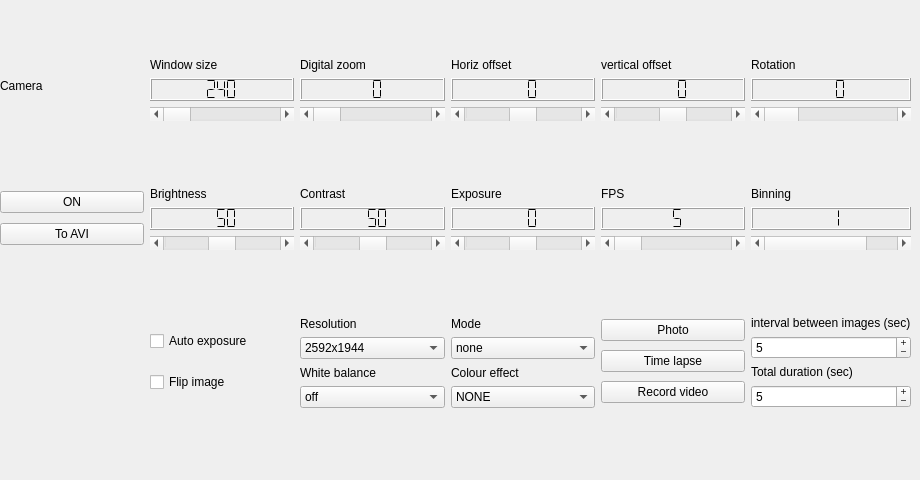
    <widget class="QWidget" name="camera">
     <attribute name="title">
      <string>Camera</string>
     </attribute>
     <widget class="QWidget" name="gridLayoutWidget">
      <property name="geometry">
       <rect>
        <x>0</x>
        <y>0</y>
        <width>911</width>
        <height>471</height>
       </rect>
      </property>
      <layout class="QGridLayout" name="cameragrid" rowstretch="0,0,0,0">
       <item row="0" column="5">
        <layout class="QVBoxLayout" name="horizontallayout">
         <property name="bottomMargin">
          <number>2</number>
         </property>
         <item>
          <widget class="QLabel" name="horizontallabel">
           <property name="text">
            <string>Horiz offset</string>
           </property>
          </widget>
         </item>
         <item>
          <widget class="QLCDNumber" name="horizontallcd">
           <property name="digitCount">
            <number>3</number>
           </property>
           <property name="segmentStyle">
            <enum>QLCDNumber::Flat</enum>
           </property>
           <property name="intValue" stdset="0">
            <number>0</number>
           </property>
          </widget>
         </item>
         <item>
          <widget class="QScrollBar" name="horizontalbar">
           <property name="acceptDrops">
            <bool>false</bool>
           </property>
           <property name="minimum">
            <number>-100</number>
           </property>
           <property name="maximum">
            <number>100</number>
           </property>
           <property name="singleStep">
            <number>0</number>
           </property>
           <property name="value">
            <number>0</number>
           </property>
           <property name="orientation">
            <enum>Qt::Horizontal</enum>
           </property>
          </widget>
         </item>
        </layout>
       </item>
       <item row="0" column="6">
        <layout class="QVBoxLayout" name="verticallayout">
         <property name="bottomMargin">
          <number>2</number>
         </property>
         <item>
          <widget class="QLabel" name="verticallabel">
           <property name="text">
            <string>vertical offset</string>
           </property>
          </widget>
         </item>
         <item>
          <widget class="QLCDNumber" name="verticallcd">
           <property name="digitCount">
            <number>3</number>
           </property>
           <property name="segmentStyle">
            <enum>QLCDNumber::Flat</enum>
           </property>
           <property name="value" stdset="0">
            <double>0.000000000000000</double>
           </property>
           <property name="intValue" stdset="0">
            <number>0</number>
           </property>
          </widget>
         </item>
         <item>
          <widget class="QScrollBar" name="verticalbar">
           <property name="acceptDrops">
            <bool>false</bool>
           </property>
           <property name="minimum">
            <number>-100</number>
           </property>
           <property name="maximum">
            <number>100</number>
           </property>
           <property name="singleStep">
            <number>0</number>
           </property>
           <property name="value">
            <number>0</number>
           </property>
           <property name="orientation">
            <enum>Qt::Horizontal</enum>
           </property>
          </widget>
         </item>
        </layout>
       </item>
       <item row="2" column="4">
        <layout class="QVBoxLayout" name="contrastlayout">
         <property name="bottomMargin">
          <number>2</number>
         </property>
         <item>
          <widget class="QLabel" name="contrastlabel">
           <property name="text">
            <string>Contrast</string>
           </property>
          </widget>
         </item>
         <item>
          <widget class="QLCDNumber" name="contrastlcd">
           <property name="digitCount">
            <number>3</number>
           </property>
           <property name="segmentStyle">
            <enum>QLCDNumber::Flat</enum>
           </property>
           <property name="value" stdset="0">
            <double>50.000000000000000</double>
           </property>
           <property name="intValue" stdset="0">
            <number>50</number>
           </property>
          </widget>
         </item>
         <item>
          <widget class="QScrollBar" name="contrastbar">
           <property name="acceptDrops">
            <bool>false</bool>
           </property>
           <property name="minimum">
            <number>0</number>
           </property>
           <property name="maximum">
            <number>100</number>
           </property>
           <property name="singleStep">
            <number>1</number>
           </property>
           <property name="pageStep">
            <number>1</number>
           </property>
           <property name="value">
            <number>50</number>
           </property>
           <property name="orientation">
            <enum>Qt::Horizontal</enum>
           </property>
          </widget>
         </item>
        </layout>
       </item>
       <item row="0" column="3">
        <layout class="QVBoxLayout" name="windowsizelayout">
         <property name="bottomMargin">
          <number>2</number>
         </property>
         <item>
          <widget class="QLabel" name="windowlabel">
           <property name="text">
            <string>Window size</string>
           </property>
          </widget>
         </item>
         <item>
          <widget class="QLCDNumber" name="windowlcd">
           <property name="digitCount">
            <number>3</number>
           </property>
           <property name="segmentStyle">
            <enum>QLCDNumber::Flat</enum>
           </property>
           <property name="intValue" stdset="0">
            <number>240</number>
           </property>
          </widget>
         </item>
         <item>
          <widget class="QScrollBar" name="windowbar">
           <property name="enabled">
            <bool>true</bool>
           </property>
           <property name="sizePolicy">
            <sizepolicy hsizetype="Preferred" vsizetype="Fixed">
             <horstretch>0</horstretch>
             <verstretch>0</verstretch>
            </sizepolicy>
           </property>
           <property name="acceptDrops">
            <bool>false</bool>
           </property>
           <property name="minimum">
            <number>240</number>
           </property>
           <property name="maximum">
            <number>800</number>
           </property>
           <property name="singleStep">
            <number>5</number>
           </property>
           <property name="orientation">
            <enum>Qt::Horizontal</enum>
           </property>
          </widget>
         </item>
        </layout>
       </item>
       <item row="3" column="7">
        <layout class="QVBoxLayout" name="colourlayout">
         <property name="bottomMargin">
          <number>2</number>
         </property>
         <item>
          <widget class="QLabel" name="intervallabel">
           <property name="maximumSize">
            <size>
             <width>250</width>
             <height>16777215</height>
            </size>
           </property>
           <property name="text">
            <string>interval between images (sec)</string>
           </property>
          </widget>
         </item>
         <item>
          <widget class="QSpinBox" name="intervalbox">
           <property name="buttonSymbols">
            <enum>QAbstractSpinBox::PlusMinus</enum>
           </property>
           <property name="maximum">
            <number>1000000</number>
           </property>
           <property name="value">
            <number>5</number>
           </property>
          </widget>
         </item>
         <item>
          <widget class="QLabel" name="durationlabel">
           <property name="maximumSize">
            <size>
             <width>250</width>
             <height>16777215</height>
            </size>
           </property>
           <property name="text">
            <string>Total duration (sec)</string>
           </property>
          </widget>
         </item>
         <item>
          <widget class="QSpinBox" name="durationbox">
           <property name="buttonSymbols">
            <enum>QAbstractSpinBox::PlusMinus</enum>
           </property>
           <property name="maximum">
            <number>1000000</number>
           </property>
           <property name="value">
            <number>5</number>
           </property>
          </widget>
         </item>
        </layout>
       </item>
       <item row="0" column="4">
        <layout class="QVBoxLayout" name="zoomverticallayout">
         <property name="bottomMargin">
          <number>2</number>
         </property>
         <item>
          <widget class="QLabel" name="zoomlabel">
           <property name="text">
            <string>Digital zoom</string>
           </property>
          </widget>
         </item>
         <item>
          <widget class="QLCDNumber" name="zoomlcd">
           <property name="digitCount">
            <number>2</number>
           </property>
           <property name="segmentStyle">
            <enum>QLCDNumber::Flat</enum>
           </property>
           <property name="intValue" stdset="0">
            <number>0</number>
           </property>
          </widget>
         </item>
         <item>
          <widget class="QScrollBar" name="zoombar">
           <property name="acceptDrops">
            <bool>false</bool>
           </property>
           <property name="minimum">
            <number>0</number>
           </property>
           <property name="maximum">
            <number>10</number>
           </property>
           <property name="singleStep">
            <number>1</number>
           </property>
           <property name="pageStep">
            <number>1</number>
           </property>
           <property name="sliderPosition">
            <number>0</number>
           </property>
           <property name="orientation">
            <enum>Qt::Horizontal</enum>
           </property>
          </widget>
         </item>
        </layout>
       </item>
       <item row="3" column="0">
        <layout class="QVBoxLayout" name="photolayout">
         <property name="bottomMargin">
          <number>2</number>
         </property>
        </layout>
       </item>
       <item row="2" column="6">
        <layout class="QVBoxLayout" name="fpslayout">
         <property name="bottomMargin">
          <number>2</number>
         </property>
         <item>
          <widget class="QLabel" name="fpslabel">
           <property name="text">
            <string>FPS</string>
           </property>
          </widget>
         </item>
         <item>
          <widget class="QLCDNumber" name="fpslcd">
           <property name="digitCount">
            <number>2</number>
           </property>
           <property name="segmentStyle">
            <enum>QLCDNumber::Flat</enum>
           </property>
           <property name="intValue" stdset="0">
            <number>5</number>
           </property>
          </widget>
         </item>
         <item>
          <widget class="QScrollBar" name="fpsbar">
           <property name="acceptDrops">
            <bool>false</bool>
           </property>
           <property name="minimum">
            <number>5</number>
           </property>
           <property name="maximum">
            <number>90</number>
           </property>
           <property name="singleStep">
            <number>5</number>
           </property>
           <property name="pageStep">
            <number>5</number>
           </property>
           <property name="value">
            <number>5</number>
           </property>
           <property name="orientation">
            <enum>Qt::Horizontal</enum>
           </property>
          </widget>
         </item>
        </layout>
       </item>
       <item row="3" column="6">
        <layout class="QVBoxLayout" name="modelayout">
         <property name="bottomMargin">
          <number>2</number>
         </property>
         <item>
          <widget class="QPushButton" name="photobutton">
           <property name="sizePolicy">
            <sizepolicy hsizetype="Minimum" vsizetype="Fixed">
             <horstretch>0</horstretch>
             <verstretch>0</verstretch>
            </sizepolicy>
           </property>
           <property name="minimumSize">
            <size>
             <width>100</width>
             <height>0</height>
            </size>
           </property>
           <property name="text">
            <string>Photo</string>
           </property>
          </widget>
         </item>
         <item>
          <widget class="QPushButton" name="timelapsebutton">
           <property name="text">
            <string>Time lapse</string>
           </property>
          </widget>
         </item>
         <item>
          <widget class="QPushButton" name="videobutton">
           <property name="text">
            <string>Record video</string>
           </property>
          </widget>
         </item>
        </layout>
       </item>
       <item row="2" column="7">
        <layout class="QVBoxLayout" name="binlayout">
         <property name="bottomMargin">
          <number>2</number>
         </property>
         <item>
          <widget class="QLabel" name="binlabel">
           <property name="text">
            <string>Binning</string>
           </property>
          </widget>
         </item>
         <item>
          <widget class="QLCDNumber" name="binlcd">
           <property name="digitCount">
            <number>2</number>
           </property>
           <property name="segmentStyle">
            <enum>QLCDNumber::Flat</enum>
           </property>
           <property name="value" stdset="0">
            <double>1.000000000000000</double>
           </property>
           <property name="intValue" stdset="0">
            <number>1</number>
           </property>
          </widget>
         </item>
         <item>
          <widget class="QScrollBar" name="binbar">
           <property name="acceptDrops">
            <bool>false</bool>
           </property>
           <property name="minimum">
            <number>1</number>
           </property>
           <property name="maximum">
            <number>4</number>
           </property>
           <property name="singleStep">
            <number>1</number>
           </property>
           <property name="value">
            <number>1</number>
           </property>
           <property name="orientation">
            <enum>Qt::Horizontal</enum>
           </property>
          </widget>
         </item>
        </layout>
       </item>
       <item row="2" column="5">
        <layout class="QVBoxLayout" name="exposurelayout">
         <property name="bottomMargin">
          <number>2</number>
         </property>
         <item>
          <widget class="QLabel" name="exposurelabel">
           <property name="text">
            <string>Exposure</string>
           </property>
          </widget>
         </item>
         <item>
          <widget class="QLCDNumber" name="exposurelcd">
           <property name="baseSize">
            <size>
             <width>20</width>
             <height>20</height>
            </size>
           </property>
           <property name="digitCount">
            <number>3</number>
           </property>
           <property name="segmentStyle">
            <enum>QLCDNumber::Flat</enum>
           </property>
           <property name="value" stdset="0">
            <double>0.000000000000000</double>
           </property>
           <property name="intValue" stdset="0">
            <number>0</number>
           </property>
          </widget>
         </item>
         <item>
          <widget class="QScrollBar" name="exposurebar">
           <property name="acceptDrops">
            <bool>false</bool>
           </property>
           <property name="minimum">
            <number>-25</number>
           </property>
           <property name="maximum">
            <number>25</number>
           </property>
           <property name="singleStep">
            <number>1</number>
           </property>
           <property name="pageStep">
            <number>1</number>
           </property>
           <property name="value">
            <number>0</number>
           </property>
           <property name="sliderPosition">
            <number>0</number>
           </property>
           <property name="orientation">
            <enum>Qt::Horizontal</enum>
           </property>
          </widget>
         </item>
        </layout>
       </item>
       <item row="2" column="0">
        <layout class="QVBoxLayout" name="flipexposurelayout">
         <property name="bottomMargin">
          <number>2</number>
         </property>
         <item>
          <widget class="QPushButton" name="camonbutton">
           <property name="text">
            <string>ON</string>
           </property>
           <property name="checkable">
            <bool>true</bool>
           </property>
          </widget>
         </item>
         <item>
          <widget class="QPushButton" name="to_avibutton">
           <property name="text">
            <string>To AVI</string>
           </property>
          </widget>
         </item>
        </layout>
       </item>
       <item row="2" column="3">
        <layout class="QVBoxLayout" name="brightnesslayout">
         <property name="bottomMargin">
          <number>2</number>
         </property>
         <item>
          <widget class="QLabel" name="brightnesslabel">
           <property name="text">
            <string>Brightness</string>
           </property>
          </widget>
         </item>
         <item>
          <widget class="QLCDNumber" name="brightnesslcd">
           <property name="digitCount">
            <number>3</number>
           </property>
           <property name="segmentStyle">
            <enum>QLCDNumber::Flat</enum>
           </property>
           <property name="value" stdset="0">
            <double>50.000000000000000</double>
           </property>
           <property name="intValue" stdset="0">
            <number>50</number>
           </property>
          </widget>
         </item>
         <item>
          <widget class="QScrollBar" name="brightnessbar">
           <property name="acceptDrops">
            <bool>false</bool>
           </property>
           <property name="minimum">
            <number>0</number>
           </property>
           <property name="maximum">
            <number>100</number>
           </property>
           <property name="singleStep">
            <number>1</number>
           </property>
           <property name="pageStep">
            <number>1</number>
           </property>
           <property name="value">
            <number>50</number>
           </property>
           <property name="orientation">
            <enum>Qt::Horizontal</enum>
           </property>
          </widget>
         </item>
        </layout>
       </item>
       <item row="0" column="7">
        <layout class="QVBoxLayout" name="rotationlayout">
         <property name="bottomMargin">
          <number>2</number>
         </property>
         <item>
          <widget class="QLabel" name="rotationlabel">
           <property name="text">
            <string>Rotation</string>
           </property>
          </widget>
         </item>
         <item>
          <widget class="QLCDNumber" name="rotationlcd">
           <property name="digitCount">
            <number>3</number>
           </property>
           <property name="segmentStyle">
            <enum>QLCDNumber::Flat</enum>
           </property>
           <property name="value" stdset="0">
            <double>0.000000000000000</double>
           </property>
           <property name="intValue" stdset="0">
            <number>0</number>
           </property>
          </widget>
         </item>
         <item>
          <widget class="QScrollBar" name="rotationbar">
           <property name="acceptDrops">
            <bool>false</bool>
           </property>
           <property name="minimum">
            <number>0</number>
           </property>
           <property name="maximum">
            <number>270</number>
           </property>
           <property name="singleStep">
            <number>90</number>
           </property>
           <property name="pageStep">
            <number>90</number>
           </property>
           <property name="value">
            <number>0</number>
           </property>
           <property name="orientation">
            <enum>Qt::Horizontal</enum>
           </property>
          </widget>
         </item>
        </layout>
       </item>
       <item row="3" column="3">
        <layout class="QVBoxLayout" name="intervallayout">
         <property name="bottomMargin">
          <number>2</number>
         </property>
         <item>
          <widget class="QCheckBox" name="autoexposurebox">
           <property name="text">
            <string>Auto exposure</string>
           </property>
          </widget>
         </item>
         <item>
          <widget class="QCheckBox" name="flipimagebox">
           <property name="text">
            <string>Flip image</string>
           </property>
          </widget>
         </item>
        </layout>
       </item>
       <item row="3" column="5">
        <layout class="QVBoxLayout" name="whitebalancelayout">
         <property name="bottomMargin">
          <number>2</number>
         </property>
         <item>
          <widget class="QLabel" name="modelabel">
           <property name="text">
            <string>Mode</string>
           </property>
           <property name="alignment">
            <set>Qt::AlignBottom|Qt::AlignLeading|Qt::AlignLeft</set>
           </property>
          </widget>
         </item>
         <item>
          <widget class="QComboBox" name="modebox">
           <property name="maxVisibleItems">
            <number>25</number>
           </property>
           <item>
            <property name="text">
             <string>none</string>
            </property>
           </item>
           <item>
            <property name="text">
             <string>negative</string>
            </property>
           </item>
           <item>
            <property name="text">
             <string>solarize</string>
            </property>
           </item>
           <item>
            <property name="text">
             <string>sketch</string>
            </property>
           </item>
           <item>
            <property name="text">
             <string>denoise</string>
            </property>
           </item>
           <item>
            <property name="text">
             <string>emboss</string>
            </property>
           </item>
           <item>
            <property name="text">
             <string>oilpaint</string>
            </property>
           </item>
           <item>
            <property name="text">
             <string>hatch</string>
            </property>
           </item>
           <item>
            <property name="text">
             <string>gpen</string>
            </property>
           </item>
           <item>
            <property name="text">
             <string>pastel</string>
            </property>
           </item>
           <item>
            <property name="text">
             <string>watercolor</string>
            </property>
           </item>
           <item>
            <property name="text">
             <string>film</string>
            </property>
           </item>
           <item>
            <property name="text">
             <string>blur</string>
            </property>
           </item>
           <item>
            <property name="text">
             <string>saturation</string>
            </property>
           </item>
           <item>
            <property name="text">
             <string>colorswap</string>
            </property>
           </item>
           <item>
            <property name="text">
             <string>washedout</string>
            </property>
           </item>
           <item>
            <property name="text">
             <string>posterise</string>
            </property>
           </item>
           <item>
            <property name="text">
             <string>colorpoint</string>
            </property>
           </item>
           <item>
            <property name="text">
             <string>colorbalance</string>
            </property>
           </item>
           <item>
            <property name="text">
             <string>cartoon</string>
            </property>
           </item>
           <item>
            <property name="text">
             <string>deinterlace1</string>
            </property>
           </item>
           <item>
            <property name="text">
             <string>deinterlace2</string>
            </property>
           </item>
          </widget>
         </item>
         <item>
          <widget class="QLabel" name="colourlabel">
           <property name="text">
            <string>Colour effect</string>
           </property>
           <property name="alignment">
            <set>Qt::AlignBottom|Qt::AlignLeading|Qt::AlignLeft</set>
           </property>
          </widget>
         </item>
         <item>
          <widget class="QComboBox" name="colourbox">
           <property name="editable">
            <bool>false</bool>
           </property>
           <property name="currentText">
            <string>NONE</string>
           </property>
           <property name="currentIndex">
            <number>0</number>
           </property>
           <item>
            <property name="text">
             <string>NONE</string>
            </property>
           </item>
           <item>
            <property name="text">
             <string>BW</string>
            </property>
           </item>
           <item>
            <property name="text">
             <string>RED</string>
            </property>
           </item>
           <item>
            <property name="text">
             <string>GREEN</string>
            </property>
           </item>
           <item>
            <property name="text">
             <string>BLUE</string>
            </property>
           </item>
          </widget>
         </item>
        </layout>
       </item>
       <item row="3" column="4">
        <layout class="QVBoxLayout" name="resolutionlayout">
         <property name="bottomMargin">
          <number>2</number>
         </property>
         <item>
          <widget class="QLabel" name="resolutionlabel">
           <property name="text">
            <string>Resolution</string>
           </property>
           <property name="alignment">
            <set>Qt::AlignBottom|Qt::AlignLeading|Qt::AlignLeft</set>
           </property>
          </widget>
         </item>
         <item>
          <widget class="QComboBox" name="resolutionbox">
           <item>
            <property name="text">
             <string>2592x1944</string>
            </property>
           </item>
           <item>
            <property name="text">
             <string>1920x1080</string>
            </property>
           </item>
           <item>
            <property name="text">
             <string>1296x972</string>
            </property>
           </item>
           <item>
            <property name="text">
             <string>1296x730</string>
            </property>
           </item>
           <item>
            <property name="text">
             <string>640x480</string>
            </property>
           </item>
          </widget>
         </item>
         <item>
          <widget class="QLabel" name="whitebalancelabel">
           <property name="text">
            <string>White balance</string>
           </property>
           <property name="alignment">
            <set>Qt::AlignBottom|Qt::AlignLeading|Qt::AlignLeft</set>
           </property>
          </widget>
         </item>
         <item>
          <widget class="QComboBox" name="whitebalancebox">
           <item>
            <property name="text">
             <string>off</string>
            </property>
           </item>
           <item>
            <property name="text">
             <string>auto</string>
            </property>
           </item>
           <item>
            <property name="text">
             <string>green</string>
            </property>
           </item>
           <item>
            <property name="text">
             <string>red</string>
            </property>
           </item>
           <item>
            <property name="text">
             <string>blue</string>
            </property>
           </item>
           <item>
            <property name="text">
             <string>sunlight</string>
            </property>
           </item>
           <item>
            <property name="text">
             <string>cloudy</string>
            </property>
           </item>
           <item>
            <property name="text">
             <string>shade</string>
            </property>
           </item>
           <item>
            <property name="text">
             <string>tungsten</string>
            </property>
           </item>
           <item>
            <property name="text">
             <string>fluorescent</string>
            </property>
           </item>
           <item>
            <property name="text">
             <string>incandescent</string>
            </property>
           </item>
           <item>
            <property name="text">
             <string>flash</string>
            </property>
           </item>
           <item>
            <property name="text">
             <string>horizon</string>
            </property>
           </item>
          </widget>
         </item>
        </layout>
       </item>
       <item row="0" column="0">
        <layout class="QVBoxLayout" name="cameralabellayout">
         <property name="bottomMargin">
          <number>2</number>
         </property>
         <item>
          <widget class="QLabel" name="cameralabel">
           <property name="maximumSize">
            <size>
             <width>16777215</width>
             <height>20</height>
            </size>
           </property>
           <property name="text">
            <string>Camera</string>
           </property>
           <property name="alignment">
            <set>Qt::AlignLeading|Qt::AlignLeft|Qt::AlignTop</set>
           </property>
          </widget>
         </item>
        </layout>
       </item>
      </layout>
     </widget>
    </widget>
